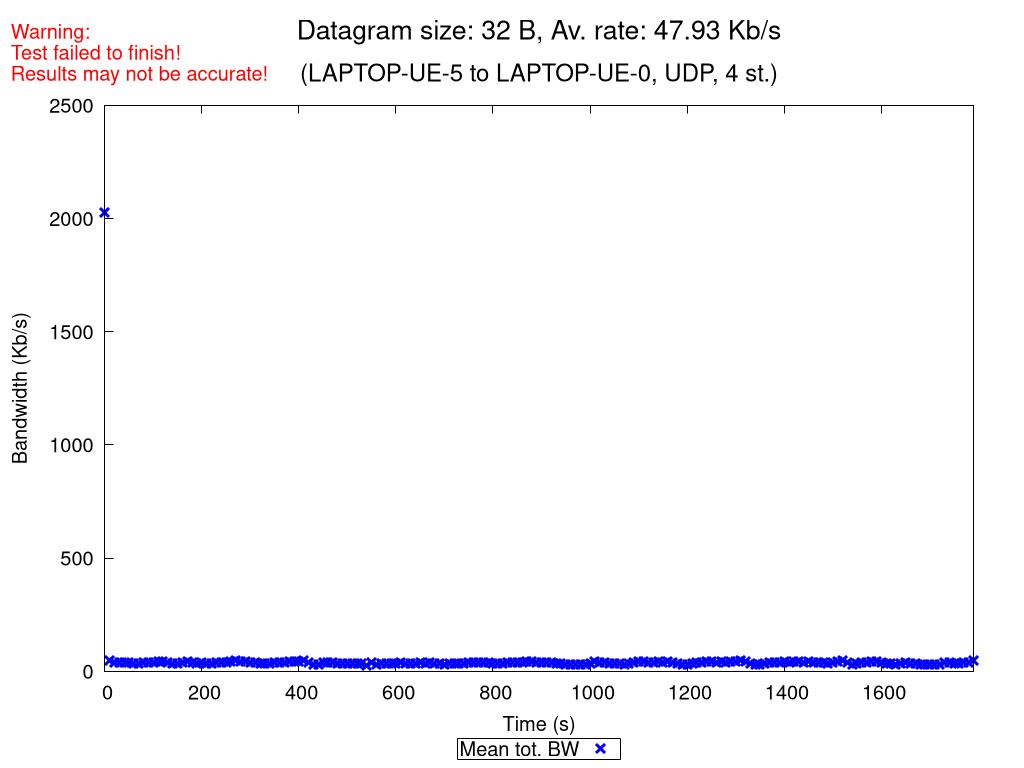

The gnuplot source for this figure:
set terminal pngcairo nocrop enhanced size 1024,768 font "Verdana,15"
set output "UDP_4_st_2020_10_18_09-41-26_two2one_00032B.png"

set title "{/=20 Datagram size: 32 B, Av. rate: 47.93 Kb/s}\n\n{/=18 (LAPTOP-UE-5 to LAPTOP-UE-0, UDP, 4 st.)}"
set label "Warning:\nTest failed to finish!\nResults may not be accurate!" at screen 0.01, screen 0.96 tc rgb "red"

set xlabel "Time (s)"
set ylabel "Bandwidth (Kb/s)"
set ytics nomirror
set key bmargin center horizontal box samplen 1 width -1
set bmargin 4.6
set rmargin 4.5

rf = 1000.0  # rate factor
set style fill transparent solid 0.2 noborder
set autoscale xfix
plot "UDP_4_st_2020_10_18_09-41-26_two2one_00032B_iperf_processed.dat" using 1:($2/rf-$3/rf):($2/rf+$3/rf) with filledcurves lc rgb "blue" notitle, \
     "" using 1:($2/rf) with points pt 2 ps 1.5 lw 3 lc rgb "blue" title "Mean tot. BW", \
